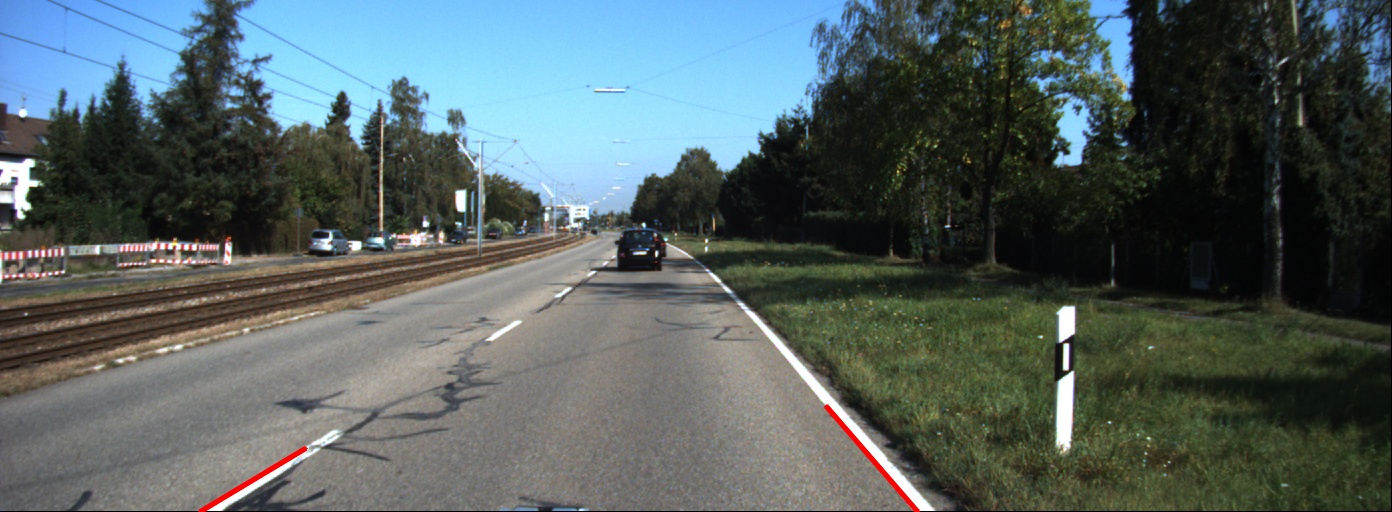
#> input picture images/i_hl_f.jpg, 1392 x 512 px
$ python -i ImageCorrection.py   (imports and definitions only)
#> lines starting #> are read from the running program, lines starting #| are printed output that depends on the picture
#> further down, picture is the input picture: shape (512, 1392, 3); mean B, G, R 96.1, 96.3, 84.3
import gi
# [1 line not run here, left out]
import numpy as np
import cv2
import scipy
import matplotlib.pyplot as plt
import math
import argparse

# [8 lines left out: function adjustGamma, not called in this run]


def AdaptivehistogramEqualizer(image):
    # gray_image = cv2.cvtColor(image, cv2.COLOR_BGR2GRAY)
    image_lab = cv2.cvtColor(image, cv2.COLOR_BGR2LAB)
#> image_lab: shape (512, 1392, 3); mean of channels 0, 1, 2 98.8, 124.6, 127.7
    l, a, b = cv2.split(image_lab)
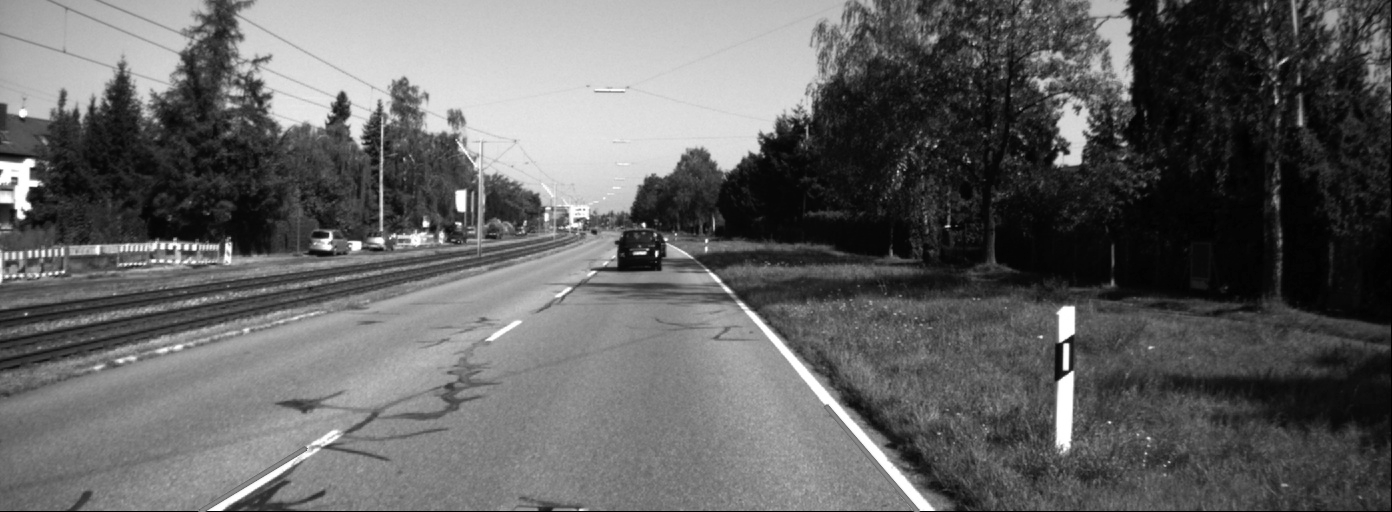
#> l: shape (512, 1392); min 0, max 255, mean 98.8
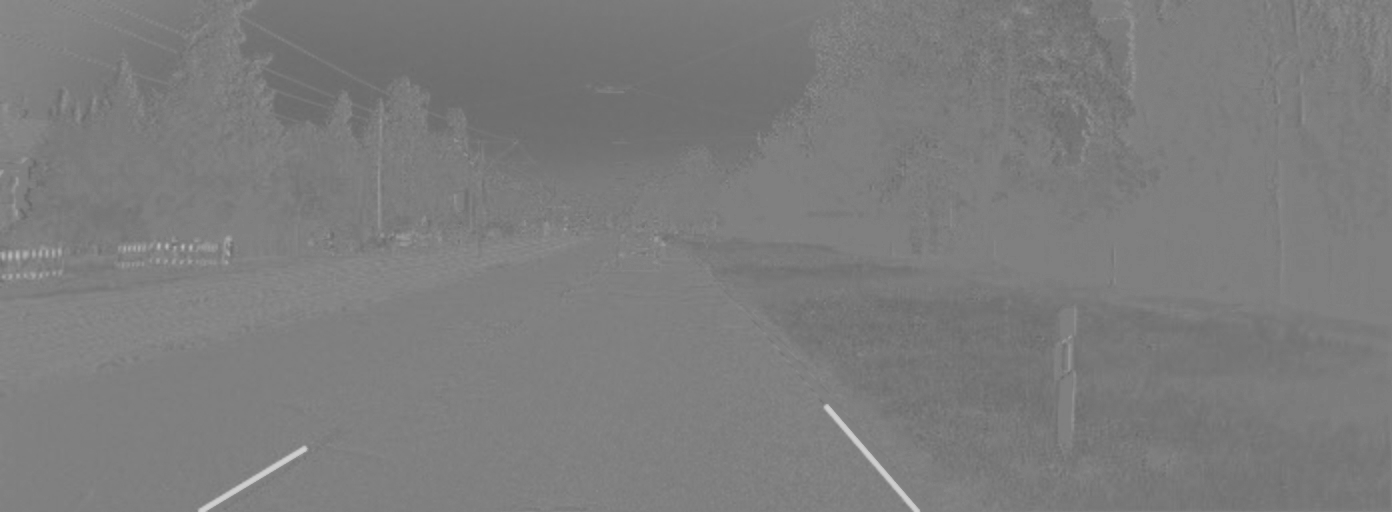
#> a: shape (512, 1392); min 102, max 208, mean 124.6
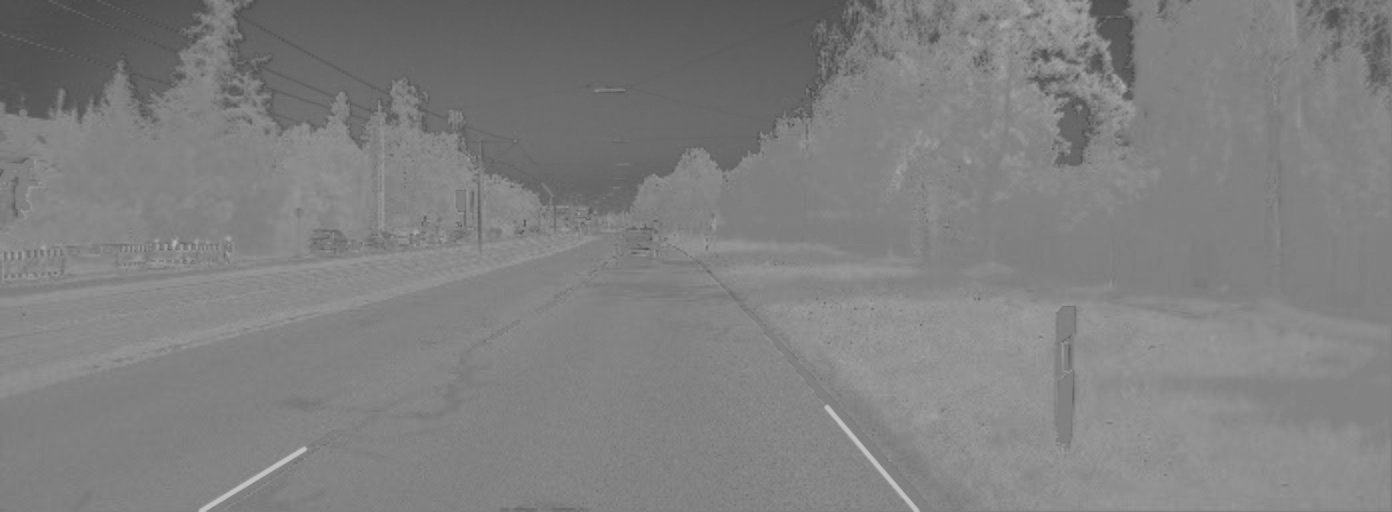
#> b: shape (512, 1392); min 72, max 195, mean 127.7

    clahe = cv2.createCLAHE(clipLimit = 5)
    l_eq = clahe.apply(l)
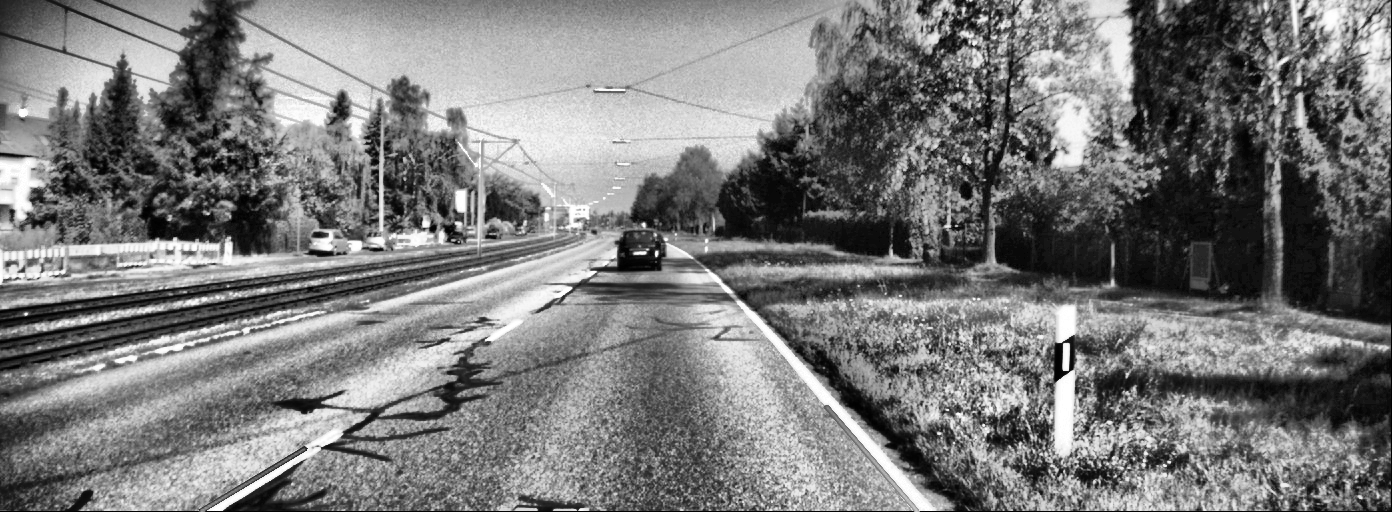
#> l_eq: shape (512, 1392); min 0, max 255, mean 121.8
    equalized_image = cv2.merge((np.uint8(l_eq), a, b))
#> equalized_image: shape (512, 1392, 3); mean of channels 0, 1, 2 121.8, 124.6, 127.7

    # equalized_image = np.zeros_like(image)
    equalized_image = cv2.cvtColor(equalized_image, cv2.COLOR_LAB2BGR)
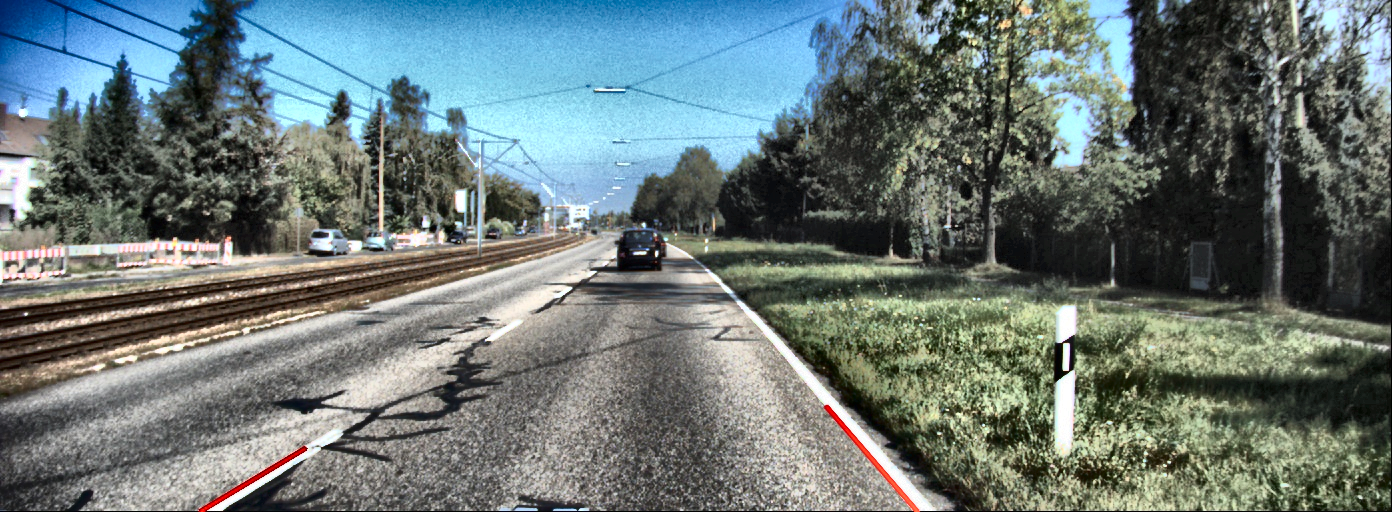
#> equalized_image: shape (512, 1392, 3); mean B, G, R 116.9, 118.5, 105.8
    return equalized_image


# [54 lines left out: functions histogramEqualizer, main, not called in this run]

# [2 lines not run here, left out]

>>> import cv2
>>> picture = cv2.imread('../images/i_hl_f.jpg')
>>> result = AdaptivehistogramEqualizer(picture)
